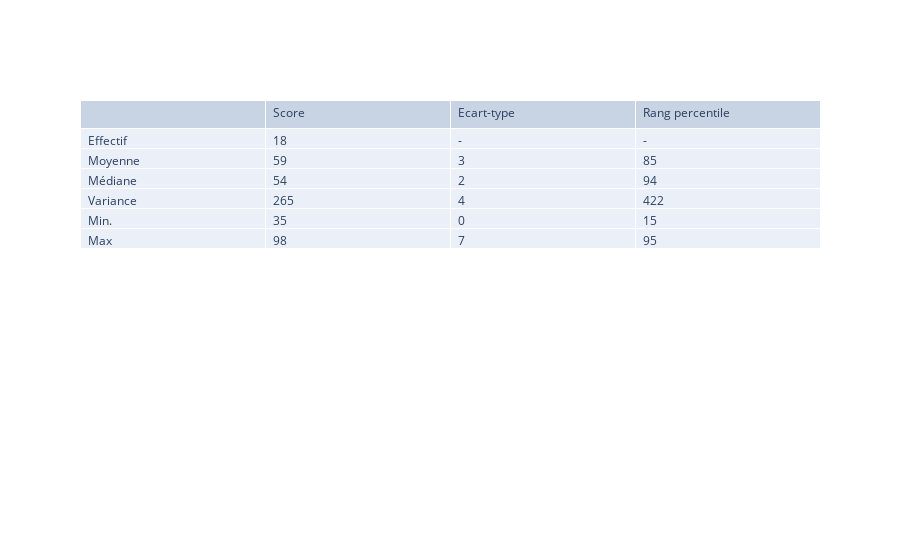

Notebook code for this chart:
### Code cell
display(HTML("<h4>2. Temps de lecture</h4>"))

df_deno=df_str[df_str["Temps de lecture"].notna()&(df_str["Temps de lecture"]!=0)]
nb = len(df_deno)
if nb != 0:
    nb_avg = round(df_deno["Temps de lecture"].mean())
    nb_med = round(df_deno["Temps de lecture"].median())
    nb_var = round(df_deno["Temps de lecture"].var())
    nb_min = df_deno["Temps de lecture"].min()
    nb_max = df_deno["Temps de lecture"].max()
    #
    ec_avg = round(df_deno["Ecart type - Temps de lecture"].mean())
    ec_med = round(df_deno["Ecart type - Temps de lecture"].median())
    ec_var = round(df_deno["Ecart type - Temps de lecture"].var())
    ec_min = df_deno["Ecart type - Temps de lecture"].min()
    ec_max = df_deno["Ecart type - Temps de lecture"].max()
    #
    rp_avg = round(df_deno["Rang percentile - Temps de lecture"].mean())
    rp_med = round(df_deno["Rang percentile - Temps de lecture"].median())
    rp_var = round(df_deno["Rang percentile - Temps de lecture"].var())
    rp_min = df_deno["Rang percentile - Temps de lecture"].min()
    rp_max = df_deno["Rang percentile - Temps de lecture"].max()
else:
    nb_avg = nb_med = nb_var = nb_min = nb_max = ec_avg = ec_med = ec_var = ec_min = ec_max = rp_avg= rp_med = rp_var = rp_min = rp_max =0
columns = ['',"Score", "Ecart-type", "Rang percentile"]

myarr = [['Effectif', 'Moyenne', 'Médiane', 'Variance', 'Min.', 'Max']]
myarr.append([nb, nb_avg, nb_med, nb_var, nb_min, nb_max])
myarr.append(['-',ec_avg, ec_med, ec_var, ec_min, ec_max])
myarr.append(['-',rp_avg, rp_med, rp_var, rp_min, rp_max])



tab =  go.Table(
                columnwidth = [15,15],
                header=dict(values=list(columns),
                align='left'),
                cells=dict(values= myarr,align='left'))
fig = go.Figure(data=tab)
fig.show()

### Figure 1 — Plotly figure (JSON) as saved in the notebook; plotly's stock layout.template omitted (floating-point values rounded to 4 significant figures)
{"data": [{"cells": {"align": "left", "values": [["Effectif", "Moyenne", "Médiane", "Variance", "Min.", "Max"], [18, 59, 54, 265, 35, 98], ["-", 3, 2, 4, 0, 7], ["-", 85, 94, 422, 15, 95]]}, "columnwidth": [15, 15], "header": {"align": "left", "values": ["", "Score", "Ecart-type", "Rang percentile"]}, "type": "table"}], "layout": {}}
